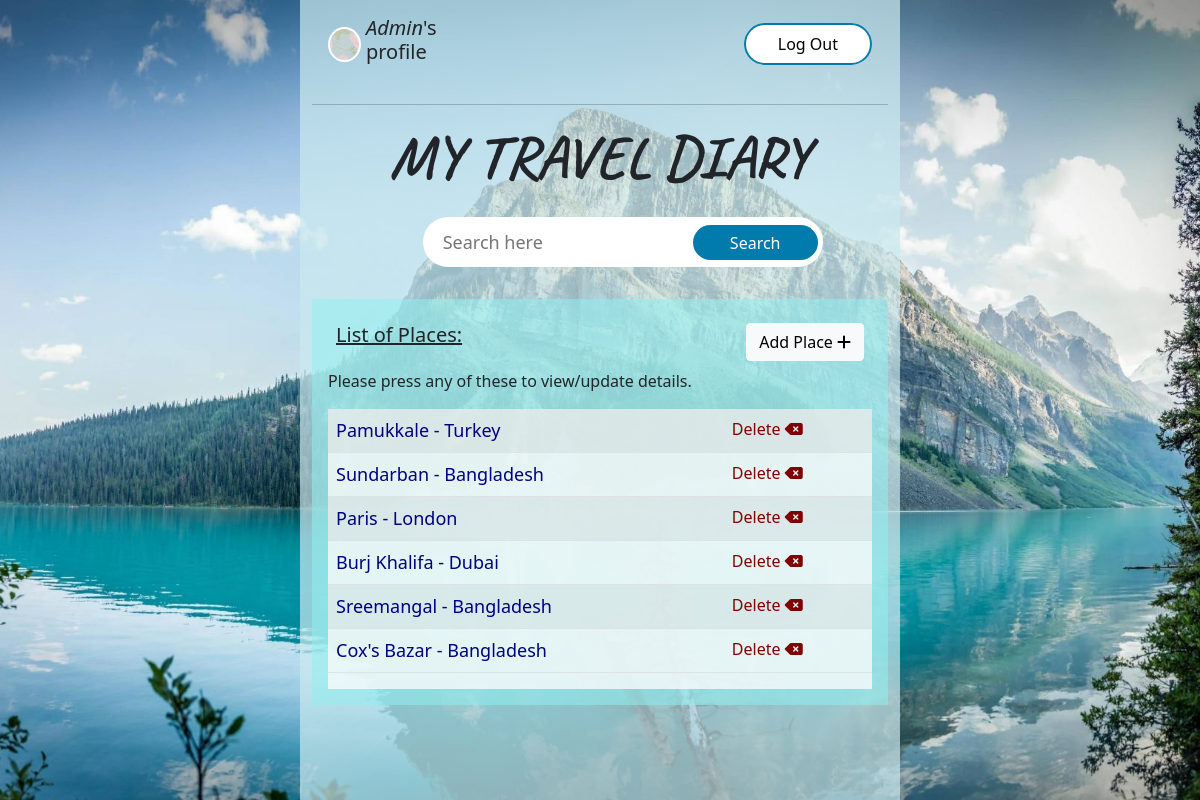
The app's page / (signed in) with its own data.
### main/models.py (models this page shows, shortened)
class Place(models.Model):
    user = models.ForeignKey(User, on_delete=models.CASCADE, null=True, blank=True)
    name = models.CharField(max_length=255)
    country = models.CharField(max_length=255)
    image = models.ImageField(
        upload_to='places/',
        null=True,
        blank=True )
    description = models.TextField(null=True, blank=True)
    date = models.DateTimeField(auto_now_add=True)
    visited = models.BooleanField(default=False)
    class Meta:
        ordering = ['visited']

### main/views.py (the view)
# urls.py: path('', PlaceList.as_view(), name='places'),
class PlaceList(LoginRequiredMixin, ListView):
    model = Place
    context_object_name = 'places' #object_list is named as places
    def get_context_data(self, **kwargs):
        context = super().get_context_data(**kwargs)
        context['places'] = context['places'].filter(user=self.request.user)
        context['count'] = context['places'].filter(visited=False).count()
        search_input = self.request.GET.get('search') or ''
        if search_input:
            context['places'] = context['places'].filter(
                Q(name__startswith=search_input)|
                Q(country__startswith = search_input))
        context['search_input'] = search_input
        return context

### main/templates/main/place_list.html
{% extends 'main/body.html' %}
{% block content %}
<div class="row p-3 intro">
    <div class="col-4">
        <div class="d-flex justify-content-start intro">
            <div class="circle"></div>
            <h5 style="margin-left: 5px;"><span style="font-style: italic;">{{request.user|title}}</span>'s
                profile</h5>
        </div>
    </div>
    <div class="col-8 text-end">
        {% if request.user.is_authenticated %}
        <a class="a-btn" href="{% url 'logout' %}">Log Out</a>
        {% else %}
        <a href="{% url 'login' %}">Login</a>
        {% endif %}
    </div>
</div>
<hr>
<h1 class="title">MY TRAVEL DIARY</h1>
<div class="row p-3 justify-content-center">
    <div class="col-8">
        <div class="search_wrap">
            <form class="search_box" method="GET">
                <input class="s-input" placeholder="Search here" type="text"
                    name="search" value="{{ search_input }}" />
                <button class="btn" type="submit">Search</button>
            </form>
        </div>
    </div>
</div>
<div class="container mt-3 mb-3 p-3" style="background-color: rgba(144, 241,
    241, 0.541);">
    <div class="row p-2">
        <div class="col-6">
            <h5 style="text-decoration: underline;">List of Places:</h5>
        </div>
        <div class="col-6 text-end">
            <a class="btn btn-light" href="{% url 'form' %}">Add Place <span><i
                        class="fa fa-plus"></i></span></a>
        </div>
    </div>
    {% if places %}
    <p>Please press any of these to view/update details.</p>
    {% endif %}
    <div class="table-responsive" style="background-color: rgba(250, 250, 250,
        0.801)">
        <table class="table table-hover table-striped">
            {% for place in places %}
            <tr>
                <td><a class="t-title" href="{% url 'details' place.id %}">{{place.name|title}}
                        - {{place.country|title}}</a></td>
                <td><a class="t-delete" href="{% url 'delete' place.id %}">Delete
                        <span><i class="fas fa-backspace"></i></span></a></td>
            </tr>
            {% empty %}
            <h3 style="text-align: center;">No places in the list.</h3>
            {% endfor %}
        </table>
    </div>
</div>
{% endblock content %}

### main/templates/main/body.html (shortened to what this page needs)
{% load static %}
<!DOCTYPE html>
<html lang="en">
<head>
    <link rel="stylesheet" type="text/css" href="{% static '/css/style.css' %}">
    <link href="https://cdn.jsdelivr.net/npm/bootstrap@5.0.2/dist/css/bootstrap.min.css" rel="stylesheet">
</head>
<body>
    <div class="container-fluid">
        <div class="row justify-content-center list-row">
              <div class="col-lg-6 bg-col">
                {% block content %}
                {% endblock content %}
              </div>
        </div>
    </div>
</body>
</html>

### static/css/style.css (style rules this page uses)
* { margin:0; padding: 0; box-sizing: border-box; }
.container-fluid { background: url("/media/design/background1.jpg") no-repeat; background-position: center; background-size: cover; }
body, .list-row { min-height: 100vh; }
.bg-col { background: rgba(203, 234, 240, 0.7); }
.circle { border: white solid 2px; border-radius: 50%; height: 35px; width: 35px; background-image: url("/media/design/background.jpg"); }
.intro { align-items: center; }
.a-btn { text-decoration: none; color: black; padding: 8px 32px; font-size: 16px; border: 2px solid rgb(0, 123, 172); border-radius: 25px; background-color: white; cursor: pointer; }
.title { text-align: center; font-weight: 800; font-family: 'Caveat', cursive; font-size: 60px; }
.search_wrap .search_box { position: relative; width: 400px; height: 50px; }
.search_wrap .search_box .s-input { border: none; width: 100%; height: 100%; padding: 10px 20px; border-radius: 50px; font-size: 18px; }
.search_wrap .search_box .btn { position: absolute; height: 70%; background: rgb(0, 123, 172); cursor: pointer; width: 125px; top: 8px; right: 5px; border-radius: 20px; color: #fff; display: flex; align-items: center; justify-content: center; }
.t-title { text-decoration: none; color: navy; font-size: large; }
.t-delete { text-decoration: none; color: maroon; }

### records on screen
Place: name "Pamukkale", country "Turkey"
Place: name "Sundarban", country "Bangladesh"
Place: name "Paris", country "London"
Place: name "Burj Khalifa", country "Dubai"
Place: name "Sreemangal", country "Bangladesh"
Place: name "Cox's Bazar", country "Bangladesh"

### other values on screen
{{ request.user|title }} "Admin"
